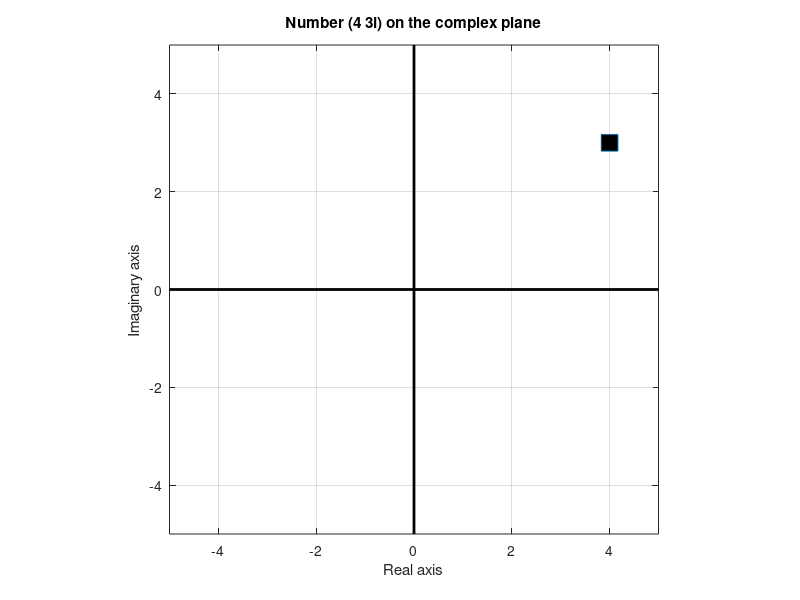
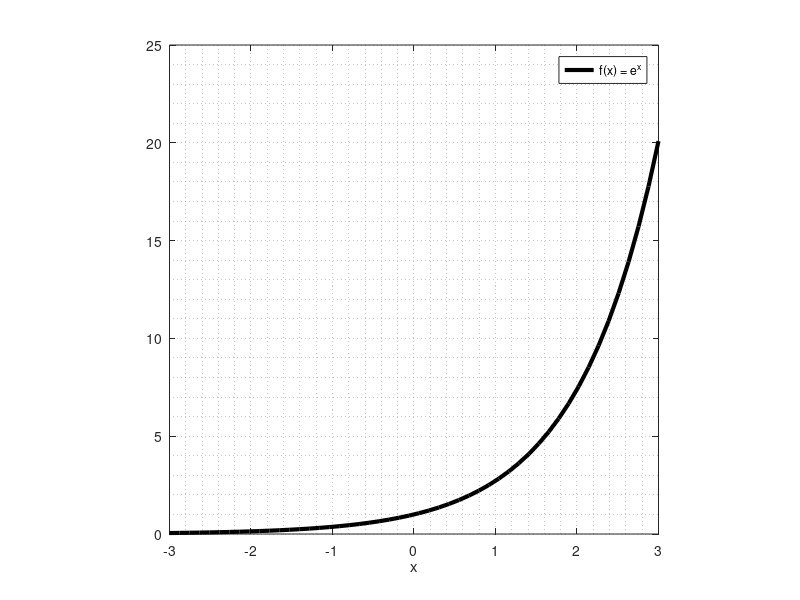
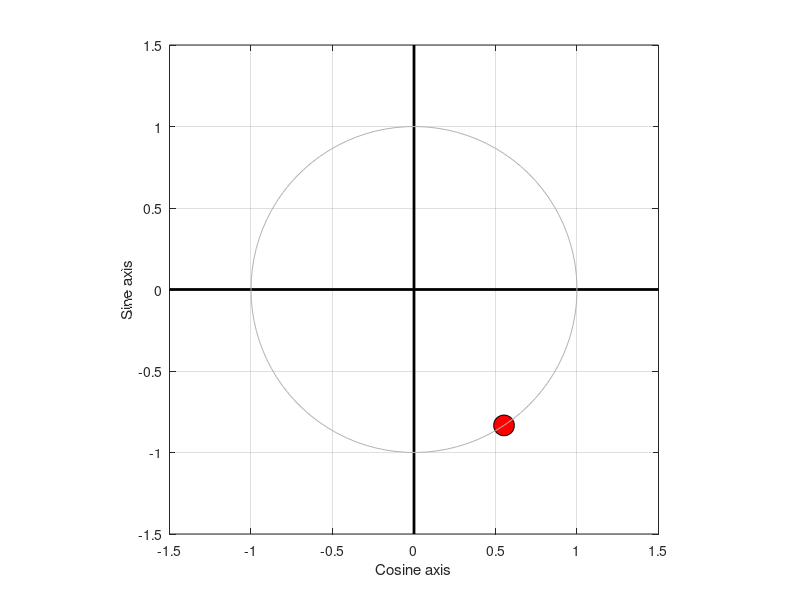

Source code (MATLAB) for these figures, in order: (Note: this script raises an error after producing the figures.)
%%
%     COURSE: Understand the Fourier transform and its applications
%    SECTION: Foundations
%      VIDEO: Complex numbers
% Instructor: mikexcohen.com
%
%%

% several ways to create a complex number
z = 4 + 3i;
z = 4 + 3*1i;
z = 4 + 3*sqrt(-1);
z = complex(4,3);

disp([ 'Real part is ' num2str(real(z)) ' and imaginary part is ' num2str(imag(z)) '.' ])


% beware of a common programming error:
i = 2;
zz = 4 + 3*i;


% plot the complex number
figure(1), clf
plot(real(z),imag(z),'s','markersize',12,'markerfacecolor','k')

% make plot look nicer
set(gca,'xlim',[-5 5],'ylim',[-5 5])
grid on, hold on, axis square
plot(get(gca,'xlim'),[0 0],'k','linew',2)
plot([0 0],get(gca,'ylim'),'k','linew',2)
xlabel('Real axis')
ylabel('Imaginary axis')
title([ 'Number (' num2str(real(z)) ' ' num2str(imag(z)) 'i) on the complex plane' ])

%% compute the two key properties of a complex number

% magnitude of the number (distance to origin)
magZ = sqrt( real(z)^2 + imag(z)^2 );
magZ = abs( z );

% angle of the line relative to positive real axis
angZ = atan2( imag(z),real(z) );
angZ = angle( z );

%%
%     COURSE: Understand the Fourier transform and its applications
%    SECTION: Foundations
%      VIDEO: Euler's formula
% Instructor: mikexcohen.com
%
%%

% plot e^x
figure(2), clf
x = linspace(-3,3,50);
plot(x,exp(x),'k','linew',3)
axis square
xlabel('x')
legend({'f(x) = e^x'})
grid minor

%% [cos(k) sin(k)] are on the unit circle for any k

% any real number k
k = -654321657546546;

% and plot
figure(3), clf
h1 = plot( cos(k),sin(k) ,'ko','markerfacecolor','r','markersize',15);

% make plot look nicer
set(gca,'xlim',[-1.5 1.5],'ylim',[-1.5 1.5])
grid on, hold on, axis square
plot(get(gca,'xlim'),[0 0],'k','linew',2)
plot([0 0],get(gca,'ylim'),'k','linew',2)
xlabel('Cosine axis')
ylabel('Sine axis')

% also draw a unit circle
x = linspace(-pi,pi,100);
h = plot(cos(x),sin(x));
set(h,'color',[1 1 1]*.7) % light gray

uistack(h1,'top'); % put red circle on top 

%% ... and so is the angle defined by Euler's formula

euler = exp( 1i*k );

% draw a line using polar notation
h = polar([0 angle(euler)],[0 1],'r');
set(h,'linewidth',2)

%% Euler's formula with arbitrary vector magnitude

% use Euler's formula to plot vectors
m = 4;
k = pi/3;
compnum = m*exp( 1i*k );

% extract magnitude and angle
mag = abs(compnum);
phs = angle(compnum);

figure(4), clf
plot( real(compnum) , imag(compnum) ,'ro','linew',2,'markersize',10,'markerfacecolor','r')

% make plot look nicer
set(gca,'xlim',[-5 5],'ylim',[-5 5])
grid on, hold on, axis square
plot(get(gca,'xlim'),[0 0],'k','linew',2)
plot([0 0],get(gca,'ylim'),'k','linew',2)
xlabel('Real axis')
ylabel('Imaginary axis')

% draw a line using polar notation
h = polar([0 phs],[0 mag],'r');
set(h,'linewidth',2)

% title 
title([ 'Rectangular: [' num2str(real(compnum)) ' ' num2str(imag(compnum)) 'i ], ' ...
        'Polar: ' num2str(mag) 'e^{i' num2str(phs) '}' ])
    
%%
%     COURSE: Understand the Fourier transform and its applications
%    SECTION: Foundations
%      VIDEO: Sine waves and complex sine waves
% Instructor: mikexcohen.com
%
%%


%% sine wave parameters

% sine wave parameters
freq = 3;    % frequency in Hz
ampl = 2;    % amplitude in a.u.
phas = pi/3; % phase in radians

% general simulation parameters
srate = 500; % sampling rate in Hz
time  = 0:1/srate:2-1/srate; % time in seconds

% generate the sine wave
sinewave = ampl * sin( 2*pi * freq * time + phas );

figure(1), clf
plot(time,sinewave,'ks-','linewidth',2,'markerfacecolor','w')
xlabel('Time (sec.)'), ylabel('Amplitude')
title('A sine wave.')

%% sine and cosine are the same but for a phase shift

% generate the sine wave
sinewave = ampl * sin( 2*pi * freq * time + phas );
coswave  = ampl * cos( 2*pi * freq * time + phas );

figure(2), clf
plot(time,sinewave,'k','linewidth',2)
hold on
plot(time,coswave,'r','linewidth',2)
xlabel('Time (sec.)'), ylabel('Amplitude')
title('A sine and cosine with the same parameters.')

%% little GUI

% a little interactive GUI to give you a better sense of sine wave parameters
sinewave_from_params;

% Note that this GUI doesn't work in Octave.

%% complex sine waves

% general simulation parameters
srate = 500; % sampling rate in Hz
time  = 0:1/srate:2-1/srate; % time in seconds

% sine wave parameters
freq = 5;    % frequency in Hz
ampl = 2;    % amplitude in a.u.
phas = 0*pi/3; % phase in radians

% generate the sine wave
csw = ampl * exp( 1i* (2*pi * freq * time + phas) );

figure(3), clf
subplot(211)
plot(time,real(csw), time,imag(csw),'linew',2)
xlabel('Time (sec.)'), ylabel('Amplitude')
title('Complex sine wave projections')
legend({'real';'imag'})

subplot(212)
plot3(time,real(csw),imag(csw),'k','linew',3)
xlabel('Time (sec.)'), ylabel('real part'), zlabel('imag. part')
set(gca,'ylim',[-1 1]*ampl*3,'zlim',[-1 1]*ampl*3)
axis square
rotate3d on

%%
%     COURSE: Understand the Fourier transform and its applications
%    SECTION: Foundations
%      VIDEO: The dot product
% Instructor: mikexcohen.com
%
%%

% two vectors
v1 = [ 1 2 3 ];
v2 = [ 3 2 1 ];

% compute the dot product
dp = sum( v1.*v2 );

%% dot products of sine waves

% general simulation parameters
srate = 500; % sampling rate in Hz
time  = 0:1/srate:2-1/srate; % time in seconds

% sine wave parameters
freq1 = 5;    % frequency in Hz
freq2 = 5;    % frequency in Hz

ampl1 = 2;    % amplitude in a.u.
ampl2 = 2;    % amplitude in a.u.

phas1 = 0; % phase in radians
phas2 = pi/2; % phase in radians

% generate the sine wave
sinewave1 = ampl1 * sin( 2*pi * freq1 * time + phas1 );
sinewave2 = ampl2 * sin( 2*pi * freq2 * time + phas2 );

% compute dot product
dp = dot(sinewave1,sinewave2);

% show result in command window
disp([ 'dp = ' num2str( dp ) ])

%% with a signal

% phase of signal
theta = 0*pi/4;


% simulation parameters
srate = 1000;
time  = -1:1/srate:1;

% signal
signal = sin(2*pi*5*time + theta) .* exp( (-time.^2) / .1);

% sine wave frequencies
sinefrex = 2:.5:10;

% plot signal
figure(3), clf
subplot(211)
plot(time,signal,'k','linew',3)
xlabel('Time (sec.)'), ylabel('Amplitude (a.u.)')
title('Signal')

dps = zeros(size(sinefrex));
for fi=1:length(dps)
    
    % create sine wave
    sinew = sin( 2*pi*sinefrex(fi)*time);
    
    % compute dot product
    dps(fi) = dot( sinew,signal ) / length(time);
end

% and plot
subplot(212)
stem(sinefrex,dps,'k','linew',3,'markersize',10,'markerfacecolor','w')
set(gca,'xlim',[sinefrex(1)-.5 sinefrex(end)+.5],'ylim',[-.2 .2])
xlabel('Sine wave frequency (Hz)')
ylabel('Dot product (signed magnitude)')
title([ 'Dot product of signal and sine waves (' num2str(theta) ' rad. offset)' ])

%%
%     COURSE: Understand the Fourier transform and its applications
%    SECTION: Foundations
%      VIDEO: Complex dot product
% Instructor: mikexcohen.com
%
%%


%% Same as previous video but with complex sine wave

% phase of signal
theta = 0*pi/4;


% simulation parameters
srate = 1000;
time  = -1:1/srate:1;

% signal
signal = sin(2*pi*5*time + theta) .* exp( (-time.^2) / .1);

% sine wave frequencies
sinefrex = 2:.5:10;

% plot signal
figure(3), clf
subplot(211)
plot(time,signal,'k','linew',3)
xlabel('Time (sec.)'), ylabel('Amplitude (a.u.)')
title('Signal')

dps = zeros(size(sinefrex));
for fi=1:length(dps)
    
    % create complex sine wave
    sinew = exp( 1i*2*pi*sinefrex(fi)*time);
    
    % compute dot product
    dps(fi) = dot( sinew,signal ) / length(time);
end

% and plot
subplot(212)
stem(sinefrex,abs(dps),'k','linew',3,'markersize',10,'markerfacecolor','w')
set(gca,'xlim',[sinefrex(1)-.5 sinefrex(end)+.5],'ylim',[-.2 .2])
xlabel('Sine wave frequency (Hz)')
ylabel('Dot product (unsigned magnitude)')
title([ 'Dot product of signal and sine waves (' num2str(theta) ' rad. offset)' ])

%% more detail...

% phase of signal
theta = 0*pi/4;

% signal
signal = sin(2*pi*5*time + theta) .* exp( (-time.^2) / .1);

% create sine and cosine waves
sinew = sin( 2*pi*5*time );
cosnw = cos( 2*pi*5*time );

% compute dot products
dps = dot( sinew,signal ) / length(time);
dpc = dot( cosnw,signal ) / length(time);

% combine sine and cosine into complex dot product
dp_complex = complex(dpc,dps); % cos/sin were swapped in the video
mag = abs(dp_complex);
phs = angle(dp_complex);

% and plot
figure(4), clf
plot( dpc , dps ,'ro','linew',2,'markersize',10,'markerfacecolor','r')

% make plot look nicer
set(gca,'xlim',[-.2 .2],'ylim',[-.2 .2])
grid on, hold on, axis square
plot(get(gca,'xlim'),[0 0],'k','linew',2)
plot([0 0],get(gca,'ylim'),'k','linew',2)
xlabel('Cosine axis')
ylabel('Sine axis')

% draw a line using polar notation
h = polar([0 phs],[0 mag],'r');
set(h,'linewidth',2)

% title 
title([ 'Rectangular: [' num2str(real(dp_complex)) ' ' num2str(imag(dp_complex)) 'i ], ' ...
        'Polar: ' num2str(mag) 'e^{i' num2str(phs) '}' ])

%% illustration of the effect of phase offsets on dot products

% create complex sine wave
csw = exp( 1i*2*pi*5*time );
rsw = sin(    2*pi*5*time );

% specify range of phase offsets for signal
phases = linspace(0,7*pi/2,100);


% setup the plot
figure(5), clf
subplot(223)
ch = plot(0,0,'ro','linew',2,'markersize',10,'markerfacecolor','r');
set(gca,'xlim',[-.2 .2],'ylim',[-.2 .2])
grid on, hold on, axis square
plot(get(gca,'xlim'),[0 0],'k','linew',2)
plot([0 0],get(gca,'ylim'),'k','linew',2)
xlabel('Cosine axis')
ylabel('Sine axis')
title('Complex plane')

% and then setup the plot for the real-dot product axis
subplot(224)
rh = plot(0,0,'ro','linew',2,'markersize',10,'markerfacecolor','r');
set(gca,'xlim',[-.2 .2],'ylim',[-.2 .2],'ytick',[])
grid on, hold on, axis square
plot(get(gca,'xlim'),[0 0],'k','linew',2)
plot([0 0],get(gca,'ylim'),'k','linew',2)
xlabel('Real axis')
title('Real number line')


for phi=1:length(phases)
    
    % create signal
    signal = sin(2*pi*5*time + phases(phi)) .* exp( (-time.^2) / .1);
    
    % compute complex dot product
    cdp = sum( signal.*csw ) / length(time);
    
    % compute real-valued dot product
    rdp = sum( signal.*rsw ) / length(time);
    
    % plot signal and real part of sine wave
    subplot(211)
    plot(time,signal, time,rsw,'linew',2)
    title('Signal and sine wave over time')
    
    % plot complex dot product
    subplot(223)
    set(ch,'XData',real(cdp),'YData',imag(cdp))
    
    % draw normal dot product
    subplot(224)
    set(rh,'XData',rdp)
    
    % wait a bit
    pause(.1)
end

%% end.

% Interested in more courses? See sincxpress.com 
% Use code MXC-DISC4ALL for the lowest price for all courses.
